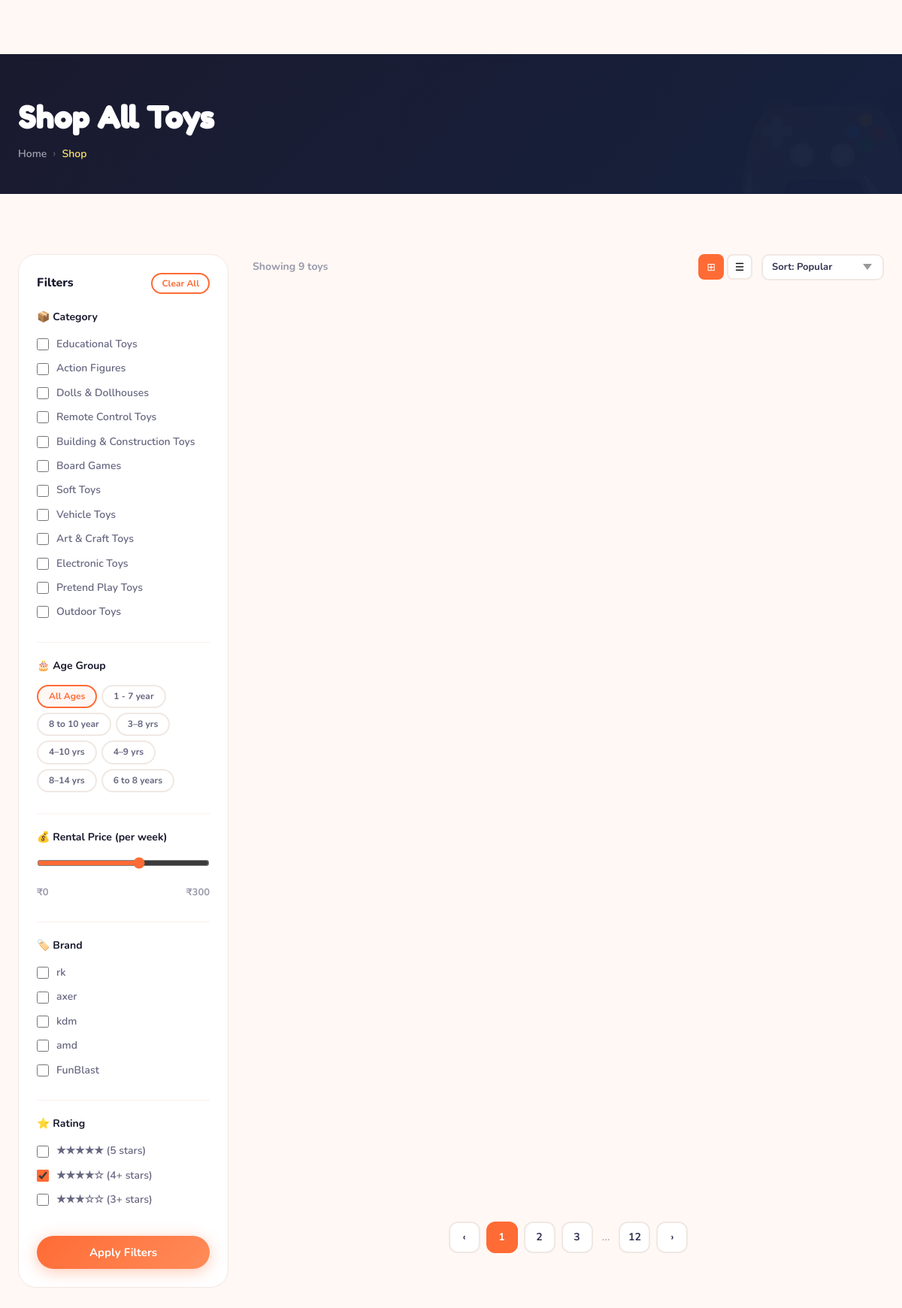
/shop_view/, run on the app's committed database.
### app_modules/adminapp/models.py (models this page shows, shortened)
class category(models.Model):
    name =  models.CharField(max_length=100)
    description = models.TextField()
    image = models.FileField(upload_to='category_image')
    is_active = models.BooleanField()
    created_at = models.DateTimeField(auto_now_add=True)
    update_at = models.DateTimeField(auto_now=True)

### app_modules/userapp/views.py (the view)
# urls.py: path('shop_view/',views.shop_view,name="shop_view"),
def shop_view(request):
    cat_id = request.GET.get('cat')
    brand = request.GET.get('brand')
    age = request.GET.get('age')
    q = request.GET.get('q')
    toy_list = models.toy.objects.all()
    if q:
        toy_list = toy_list.filter(
            Q(name__icontains=q) |
            Q(category__name__icontains=q) |
            Q(brand__icontains=q)
        )
    if cat_id:
        toy_list = toy_list.filter(category_id=cat_id)
        current_cat = get_object_or_404(models.category, id=cat_id)
    else:
        current_cat = None
    if brand:
        toy_list = toy_list.filter(brand=brand)
    if age:
        toy_list = toy_list.filter(age_group=age)
    cat = models.category.objects.all()
    brands = models.toy.objects.values_list('brand', flat=True).distinct()
    age_groups = models.toy.objects.values_list('age_group', flat=True).distinct()
    context = {
        'cat': cat,
        'toy': toy_list,
        'current_cat': current_cat,
        'brands': brands,
        'age_groups': age_groups,
        'selected_brand': brand,
        'selected_age': age,
    }
    return render(request,'tmp_user/shop.html', context)

### cart/context_processor.py (called while the page is built)
def cart_total_amount(request):
    cart = Cart(request)
    wishlist = Wishlist(request)
    total_bill = 0
    count = 0
    for key, value in cart.cart.items():
        total_bill += float(value['price']) * int(value['quantity'])
        count += int(value['quantity'])
    return {
        'cart_total_amount': total_bill,
        'cart_count': count,
        'wishlist_count': len(wishlist.wishlist)
    }

### templates/tmp_user/shop.html (shortened to what this page needs)
<!doctype html>
<html lang="en">
  {% load static %}
  <head>
    <link rel="stylesheet" href="{% static 'sta_user/css/style.css' %}" />
  </head>
  <body data-page="shop">
    <div class="breadcrumb-section">
      <div class="container">
        <h1 class="breadcrumb-title">{% if current_cat %}{{ current_cat.name }}{% else %}Shop All Toys{% endif %}</h1>
        <ul class="breadcrumb">
          <li class="breadcrumb-item">
            <a href="/">Home</a>
          </li>
          <li class="breadcrumb-sep">›</li>
          {% if current_cat %}
          <li class="breadcrumb-item"><a href="/shop_view/">Shop</a></li>
          <li class="breadcrumb-sep">›</li>
          <li class="breadcrumb-item active">{{ current_cat.name }}</li>
          {% else %}
          <li class="breadcrumb-item active">Shop</li>
          {% endif %}
        </ul>
      </div>
    </div>
    <section class="section">
      <div class="container">
        <div class="shop-layout">
          <aside class="filter-sidebar">
            <div class="filter-title">
              Filters
              <button
                onclick="
                  document
                    .querySelectorAll('.filter-check input')
                    .forEach((c) => (c.checked = false))
                "
                class="btn btn-sm btn-outline"
                style="padding: 4px 12px; font-size: 12px"
              >
                Clear All
              </button>
            </div>
            <div class="filter-section">
              <div class="filter-section-title">📦 Category</div>
              {% for c in cat %}
              <a href="/shop_view/?cat={{ c.id }}" class="filter-check" style="text-decoration: none; display: flex; align-items: center; gap: 10px; margin-bottom: 10px;">
                <input type="checkbox" {% if current_cat.id == c.id %}checked{% endif %} style="pointer-events: none;" />
                <span class="filter-check-label" style="color: {% if current_cat.id == c.id %}var(--primary){% else %}var(--text-light){% endif %}; font-weight: {% if current_cat.id == c.id %}700{% else %}600{% endif %};">{{ c.name }}</span>
              </a>
              {% endfor %}
            </div>
            <hr class="filter-section-divider" />
            <div class="filter-section">
              <div class="filter-section-title">🎂 Age Group</div>
              <div class="age-tags">
                <a href="/shop_view/" class="tag tag-outline {% if not selected_age %}active{% endif %}" style="text-decoration: none;">All Ages</a>
                {% for a in age_groups %}
                <a href="/shop_view/?age={{ a }}" class="tag tag-outline " style="text-decoration: none;">{{ a }}</a>
                {% endfor %}
              </div>
            </div>
            <hr class="filter-section-divider" />
            <div class="filter-section">
              <div class="filter-section-title">💰 Rental Price (per week)</div>
              <div style="margin-bottom: 12px">
                <input
                  type="range"
                  class="range-slider"
                  min="0"
                  max="500"
                  value="300"
                  id="priceRange"
                  oninput="
                    document.getElementById('priceVal').textContent =
                      '₹' + this.value
                  "
                />
              </div>
              <div
                style="
                  display: flex;
                  justify-content: space-between;
                  font-size: 13px;
                  font-weight: 700;
                  color: var(--text-muted);
                "
              >
                <span>₹0</span><span id="priceVal">₹300</span>
              </div>
            </div>
            <hr class="filter-section-divider" />
            <div class="filter-section">
              <div class="filter-section-title">🏷️ Brand</div>
              {% for b in brands %}
              <a href="/shop_view/?brand={{ b }}" class="filter-check" style="text-decoration: none; display: flex; align-items: center; gap: 10px; margin-bottom: 10px;">
                <input type="checkbox" {% if selected_brand == b %}checked{% endif %} style="pointer-events: none;" />
                <span class="filter-check-label" style="color: {% if selected_brand == b %}var(--primary){% else %}var(--text-light){% endif %}; font-weight: {% if selected_brand == b %}700{% else %}600{% endif %};">{{ b }}</span>
              </a>
              {% endfor %}
            </div>
            <hr class="filter-section-divider" />
            <div class="filter-section">
              <div class="filter-section-title">⭐ Rating</div>
              <label class="filter-check"
                ><input type="checkbox" /><span class="filter-check-label"
                  >★★★★★ (5 stars)</span
                ></label
              >
              <label class="filter-check"
                ><input type="checkbox" checked /><span
                  class="filter-check-label"
                  >★★★★☆ (4+ stars)</span
                ></label
              >
              <label class="filter-check"
                ><input type="checkbox" /><span class="filter-check-label"
                  >★★★☆☆ (3+ stars)</span
                ></label
              >
            </div>
            <button
              class="btn btn-primary"
              style="width: 100%; margin-top: 8px"
            >
              Apply Filters
            </button>
          </aside>
          <div>
            <div class="sort-bar">
              <div class="sort-bar-left">
                <span class="results-count"
                  >Showing <strong>{{ toy.count }}</strong> toys</span
                >
              </div>
              <div style="display: flex; align-items: center; gap: 12px">
                <div class="view-toggle">
                  <button class="view-btn active" data-tooltip="Grid">⊞</button>
                  <button class="view-btn" data-tooltip="List">☰</button>
                </div>
                <select
                  class="form-control form-select"
                  style="
                    width: auto;
                    padding: 8px 36px 8px 12px;
                    font-size: 13px;
                    font-weight: 700;
                  "
                >
                  <option>Sort: Popular</option>
                </select>
              </div>
            </div>
            <div class="pagination" style="margin-top: 48px">
              <a class="page-btn">‹</a>
              <a class="page-btn active">1</a>
              <a class="page-btn">2</a>
              <a class="page-btn">3</a>
              <span style="padding: 0 4px; color: var(--text-muted)">...</span>
              <a class="page-btn">12</a>
              <a class="page-btn">›</a>
            </div>
          </div>
        </div>
      </div>
    </section>
  </body>
</html>

### templates/tmp_user/shop.html (style rules this page uses)
.sort-bar { display: flex; align-items: center; justify-content: space-between; margin-bottom: 24px; flex-wrap: wrap; gap: 12px; }
.sort-bar-left { display: flex; align-items: center; gap: 10px; }
.results-count { font-weight: 700; color: var(--text-muted); font-size: 14px; }
.view-toggle { display: flex; gap: 4px; }
.view-btn { width: 34px; height: 34px; border: 2px solid var(--border); border-radius: 8px; background: white; cursor: pointer; display: flex; align-items: center; justify-content: center; font-size: 14px; transition: var(--transition); }
.view-btn.active, .view-btn:hover { border-color: var(--primary); background: var(--primary); color: white; }
.range-slider { width: 100%; accent-color: var(--primary); }
.filter-section-divider { border: none; border-top: 1px solid var(--border-light); margin: 20px 0; }
.age-tags { display: flex; flex-wrap: wrap; gap: 6px; }

### data on the page
category: name "Educational Toys"
category: name "Action Figures"
category: name "Dolls & Dollhouses"
category: name "Remote Control Toys"
category: name "Building & Construction Toys"
category: name "Board Games"
category: name "Soft Toys"
category: name "Vehicle Toys"
category: name "Art & Craft Toys"
category: name "Electronic Toys"
category: name "Pretend Play Toys"
category: name "Outdoor Toys"

### other printed values
{{ a }} "1 - 7 year" "8 to 10 year" "3–8 yrs" "4–10 yrs" "4–9 yrs" "8–14 yrs" "6 to 8 years"
{{ b }} "rk" "axer" "kdm" "amd" "FunBlast"
{{ toy.count }} "9"
